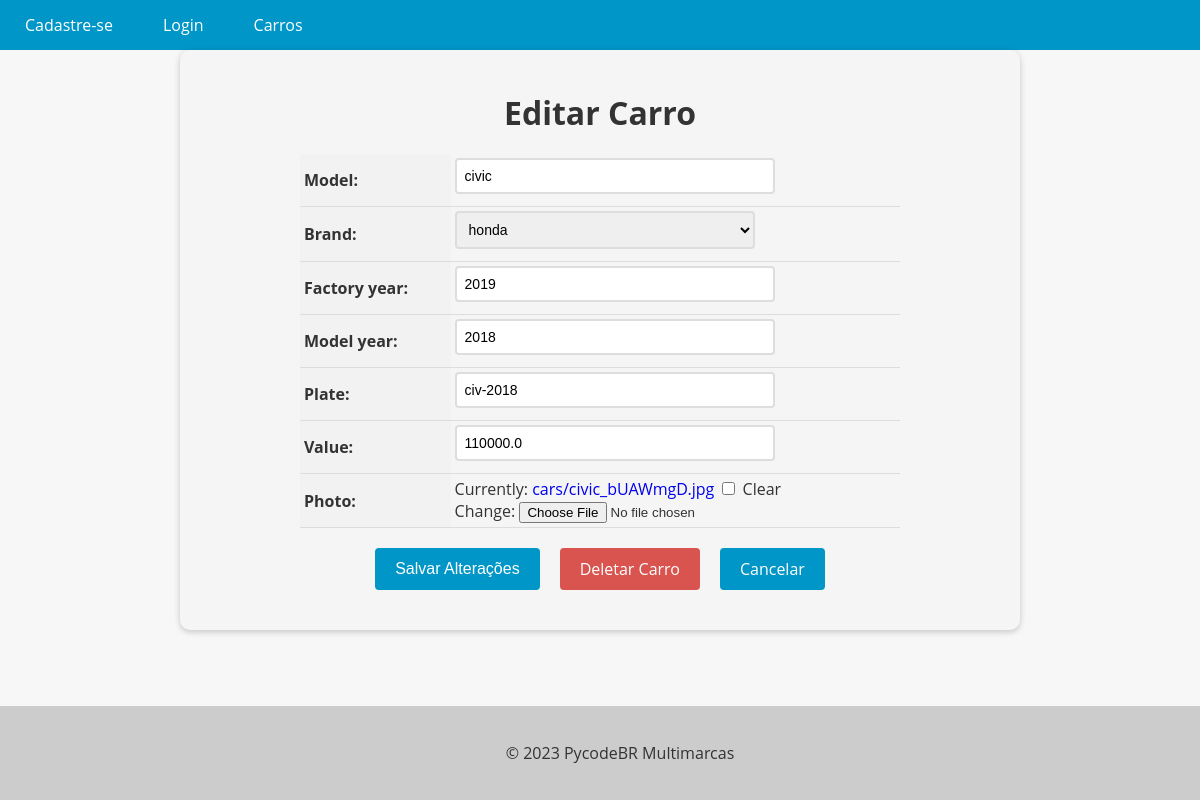
/car/7/update/, run on an earlier commit of the app's database.
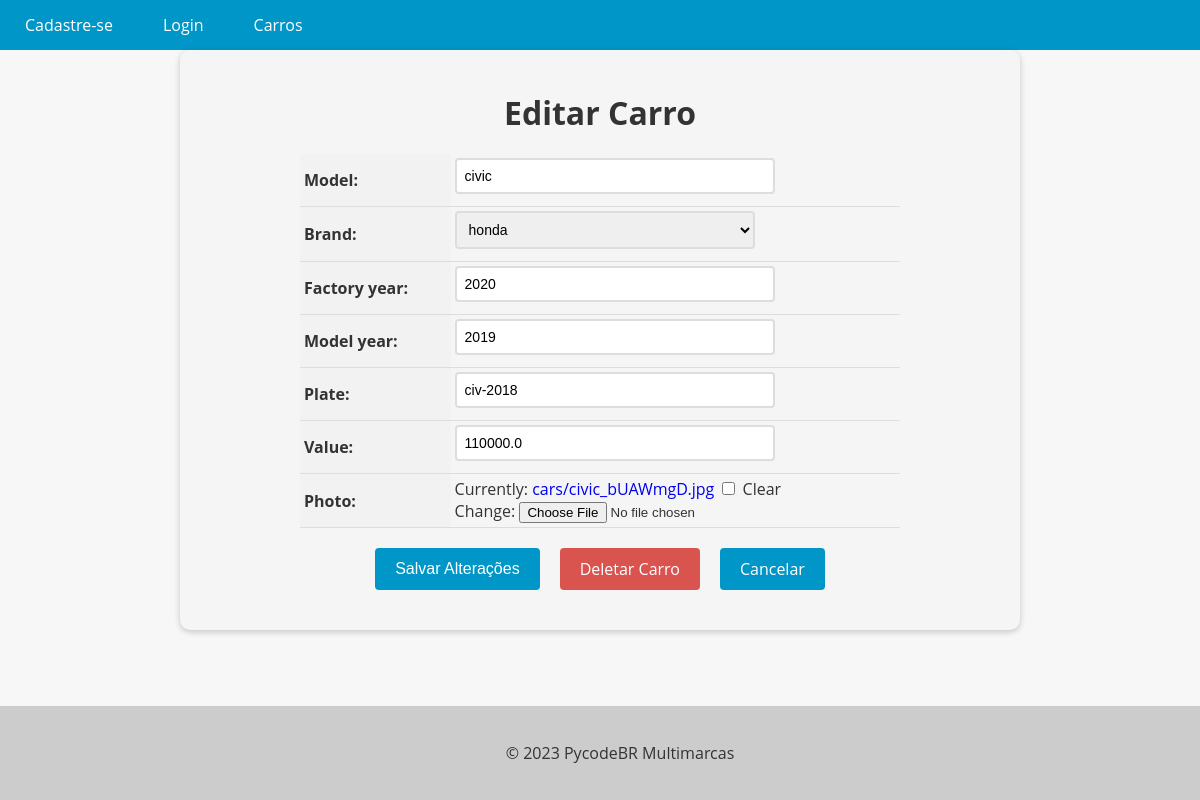
And on a later commit of the database.
### cars/models.py (models this page shows, shortened)
class Car(models.Model):
    id = models.AutoField(primary_key=True)
    model = models.CharField(max_length=255)
    brand = models.ForeignKey(
        Brand, on_delete=models.PROTECT, related_name='car_brand'
    )
    factory_year = models.IntegerField(blank=True, null=True)
    model_year = models.IntegerField(blank=True, null=True)
    plate = models.CharField(max_length=10, blank=True)
    value = models.FloatField(blank=True, null=True)
    photo = models.ImageField(upload_to='cars/', blank=True, null=True)

### cars/views.py (the view, shortened to what this page needs)
# urls.py: path('car/<int:pk>/update/', CarUpdateView.as_view(), name='car_update'),
class CarUpdateView(UpdateView):
    model = Car
    form_class = ModelCarForm
    template_name = 'car_update.html'

### cars/forms.py (shortened to what this page needs)
class ModelCarForm(forms.ModelForm):
    class Meta:
        model = Car
        fields = '__all__'

### cars/models.py (called while the page is built)
    def __str__(self) -> str:
        return self.brand

### cars/templates/car_update.html (shortened to what this page needs)
{% extends "base.html" %}
{% block content %}
  <form method="post" enctype="multipart/form-data">
    <h1>Editar Carro</h1>
    <table>
      {{ form.as_table }}
    </table>
    <div>
      <div class="buttons-container">
        <input type="submit" value="Salvar Alterações" class="btn btn-primary">
        <a href="{% url 'car_delete' pk=object.pk %}" class="btn btn-danger">Deletar Carro</a>
        <a href="{% url 'cars_list' %}" class="btn btn-secondary">Cancelar</a>
      </div>
    </div>
  </form>
{% endblock %}

What changed in the data, as far as the page shows it:
changed Car "civic": factory_year "2019" → "2020"; model_year "2018" → "2019"
